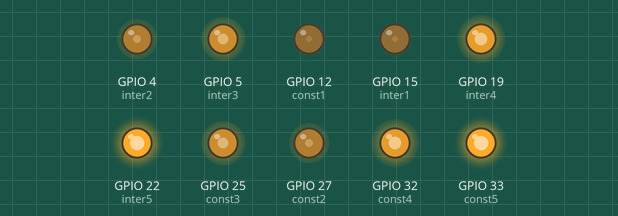
A sketch run on a simulated ESP32. Shown: output pins drawn as LEDs (lit = HIGH).

Above: at 0.2 s.
Timing chart, 0 to 1.7 s (numbered marks = the images above):
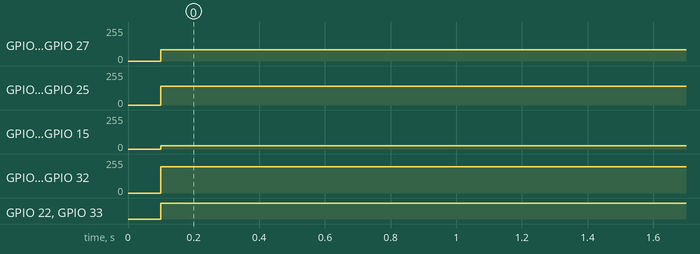

Measured:
- by itself, GPIO 4 (inter2), GPIO 27 (const2): 0/255 → 83/255 at 0.10 s
- by itself, GPIO 5 (inter3), GPIO 25 (const3): 0/255 → 140/255 at 0.10 s
- by itself, GPIO 12 (const1), GPIO 15 (inter1): 0/255 → 26/255 at 0.10 s
- by itself, GPIO 19 (inter4), GPIO 32 (const4): 0/255 → 198/255 at 0.10 s
- by itself, GPIO 22 (inter5), GPIO 33 (const5): LOW → HIGH at 0.10 s

The sketch:

rice_electroculture_treatments.ino
```cpp
const int const1 = 12;
const int const2 = 27;
const int const3 = 25;
const int const4 = 32;
const int const5 = 33;

const int inter1 = 15;
const int inter2 = 4;
const int inter3 = 5;
const int inter4 = 19;
const int inter5 = 22;

void setup() {
  pinMode(const1, OUTPUT);
  pinMode(const2, OUTPUT);
  pinMode(const3, OUTPUT);
  pinMode(const4, OUTPUT);
  pinMode(const5, OUTPUT);

  pinMode(inter1, OUTPUT);
  pinMode(inter2, OUTPUT);
  pinMode(inter3, OUTPUT);
  pinMode(inter4, OUTPUT);
  pinMode(inter5, OUTPUT);
}

void loop() {
  delay(100);

// Consistent Treatments
  analogWrite(const1, 26); // 0.5 V
  analogWrite(const2, 83); // 1.625 V
  analogWrite(const3, 140); // 2.75 V
  analogWrite(const4, 198); // 3.875 V
  analogWrite(const5, 255); // 5 V


// Interval Treatments
  // Turn on current for 5 minutes
  analogWrite(inter1, 26); // 0.5 V
  analogWrite(inter2, 83); // 1.625 V
  analogWrite(inter3, 140); // 2.75 V
  analogWrite(inter4, 198); // 3.875 V
  analogWrite(inter5, 255); // 5 V
  delay(300000);

  // Turn off current for 1 hour
  analogWrite(inter1, 0); // 0.5 V
  analogWrite(inter2, 0); // 1.625 V
  analogWrite(inter3, 0); // 2.75 V
  analogWrite(inter4, 0); // 3.875 V
  analogWrite(inter5, 0); // 5 V
  delay(3600000);
}
```
